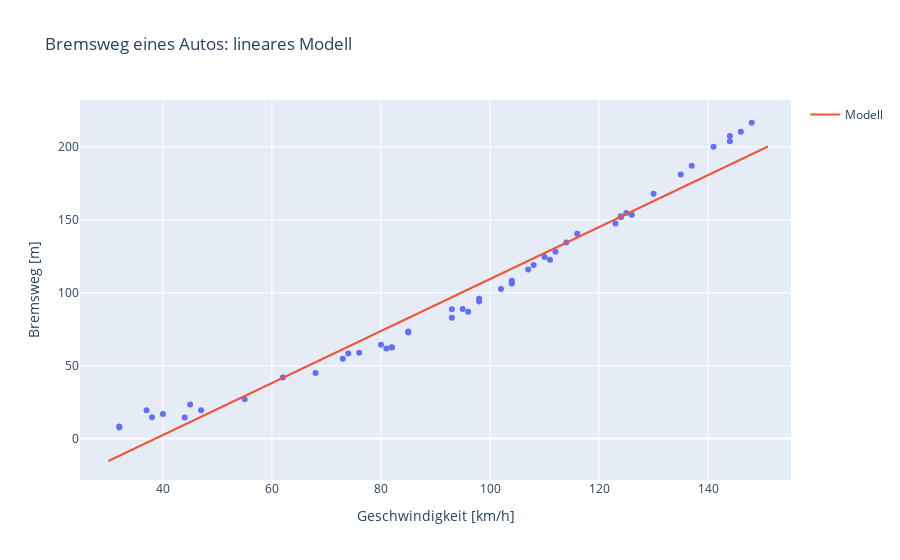

The notebook cell saved with this chart:
### Code cell
# Adaption der Daten
X = daten[['Geschwindigkeit [km/h]']]
y = daten['Bremsweg [m]']

# Training des Modells
model = LinearRegression()
model.fit(X, y)


# Bewertung
r2_score = model.score(X, y)
print(f'R2-score Trainingsdaten: {r2_score}')


# Prognose 
X_test = testdaten[['Geschwindigkeit [km/h]']]
y_test = model.predict(X_test)
   
fig = px.scatter(daten, x = 'Geschwindigkeit [km/h]', y = 'Bremsweg [m]',
    title='Bremsweg eines Autos: lineares Modell')
fig.add_scatter(x = testdaten['Geschwindigkeit [km/h]'], y = y_test, mode='lines', name='Modell')
fig.show()

### Figure 1 — Plotly figure (JSON) as saved in the notebook; plotly's stock layout.template omitted (floating-point values rounded to 4 significant figures)
{"data": [{"hovertemplate": "Geschwindigkeit [km/h]=%{x}<br>Bremsweg [m]=%{y}<extra></extra>", "legendgroup": "", "marker": {"color": "#636efa", "symbol": "circle"}, "mode": "markers", "name": "", "orientation": "v", "showlegend": false, "type": "scatter", "x": [96, 116, 102, 95, 81, 108, 82, 137, 146, 76, 125, 93, 98, 141, 38, 40, 32, 130, 124, 135, 148, 126, 85, 124, 44, 107, 47, 144, 93, 80, 62, 123, 85, 98, 32, 104, 104, 104, 144, 112, 73, 82, 114, 37, 110, 111, 55, 45, 68, 74], "xaxis": "x", "y": [87.04, 140.4, 102.5, 88.94, 61.85, 119.0, 62.4, 187.1, 210.5, 58.92, 154.7, 82.95, 95.96, 200.1, 14.64, 16.91, 8.337, 167.9, 151.7, 181.2, 216.6, 153.6, 72.78, 152.6, 14.47, 115.9, 19.37, 207.5, 88.68, 64.39, 41.86, 147.6, 73.46, 93.99, 7.628, 106.4, 107.2, 108.3, 203.9, 128.1, 54.69, 62.63, 134.4, 19.38, 124.5, 122.7, 27.04, 23.41, 45.03, 58.43], "yaxis": "y"}, {"mode": "lines", "name": "Modell", "type": "scatter", "x": [30, 32.47, 34.94, 37.41, 39.88, 42.35, 44.82, 47.29, 49.76, 52.22, 54.69, 57.16, 59.63, 62.1, 64.57, 67.04, 69.51, 71.98, 74.45, 76.92, 79.39, 81.86, 84.33, 86.8, 89.27, 91.73, 94.2, 96.67, 99.14, 101.6, 104.1, 106.6, 109.0, 111.5, 114.0, 116.4, 118.9, 121.4, 123.8, 126.3, 128.8, 131.2, 133.7, 136.2, 138.7, 141.1, 143.6, 146.1, 148.5, 151], "y": [-15.36, -10.96, -6.56, -2.158, 2.243, 6.645, 11.05, 15.45, 19.85, 24.25, 28.65, 33.06, 37.46, 41.86, 46.26, 50.66, 55.07, 59.47, 63.87, 68.27, 72.67, 77.08, 81.48, 85.88, 90.28, 94.68, 99.09, 103.5, 107.9, 112.3, 116.7, 121.1, 125.5, 129.9, 134.3, 138.7, 143.1, 147.5, 151.9, 156.3, 160.7, 165.1, 169.5, 173.9, 178.3, 182.7, 187.1, 191.5, 195.9, 200.3]}], "layout": {"legend": {"tracegroupgap": 0}, "title": {"text": "Bremsweg eines Autos: lineares Modell"}, "xaxis": {"anchor": "y", "domain": [0, 1], "title": {"text": "Geschwindigkeit [km/h]"}}, "yaxis": {"anchor": "x", "domain": [0, 1], "title": {"text": "Bremsweg [m]"}}}}
